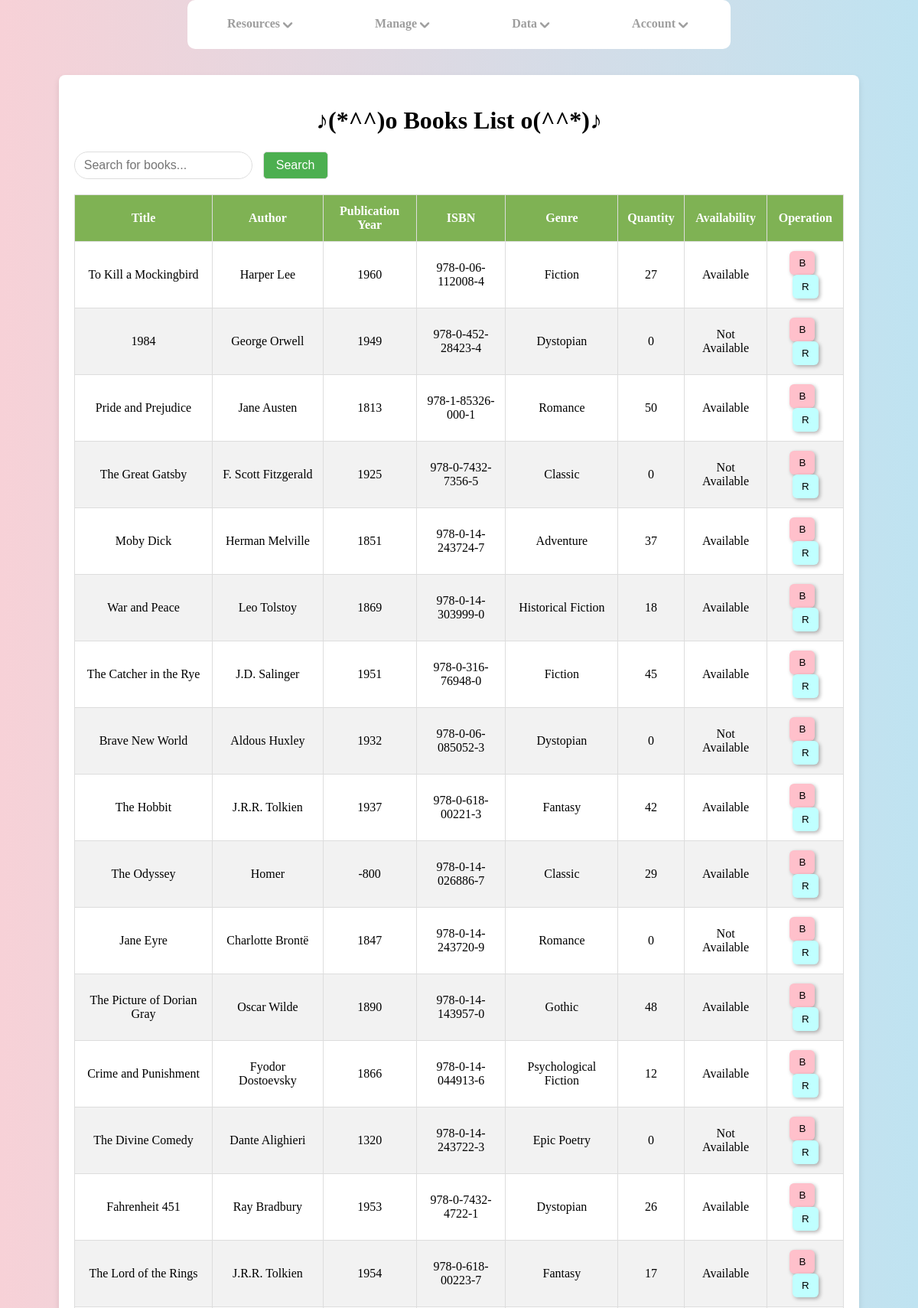
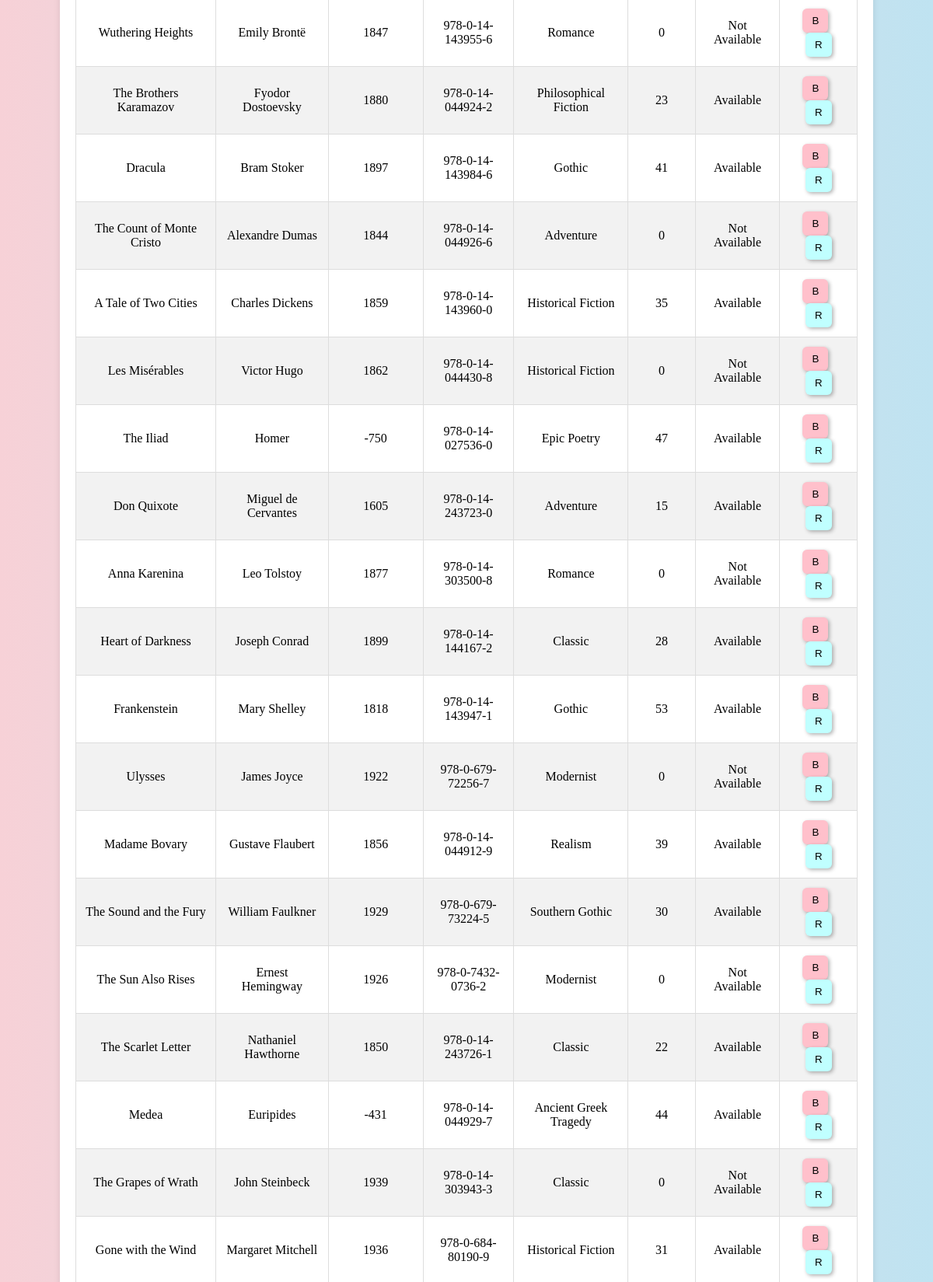
/books (upper part), run on the app's committed database (2 pictures, top to bottom).
### tables this page shows
CREATE TABLE book_inventory (
                    item_id INTEGER PRIMARY KEY AUTOINCREMENT,
                    item_id_fk INTEGER,
                    quantity INTEGER,
                    availability TEXT CHECK(availability IN ('Available', 'Not Available')),
                    FOREIGN KEY(item_id_fk) REFERENCES books(book_id)
                );

CREATE TABLE books (
                    book_id INTEGER PRIMARY KEY AUTOINCREMENT,
                    title TEXT NOT NULL,
                    author TEXT NOT NULL,
                    publication_year INTEGER,
                    isbn TEXT UNIQUE,
                    genre TEXT
                );

### app.py (the view)
@app.route('/books')
def books():  # put application's code here
    username = session.get('username')
    conn = get_db()
    cursor = conn.cursor()
    cursor.execute("""
        SELECT books.book_id, books.title, books.author, books.publication_year, books.isbn, books.genre,
               book_inventory.quantity, book_inventory.availability
        FROM books
        LEFT JOIN book_inventory ON books.book_id = book_inventory.item_id_fk
    """)
    books = cursor.fetchall()  # 获取用户数据
    cursor.execute("SELECT role FROM users WHERE username = ?", (username,))
    user = cursor.fetchone()
    role = user['role'] if user else None
    borrowed_date = datetime.now().date()
    due_date = borrowed_date + timedelta(days=14)
    return_date = datetime.now().date()
    conn.close()
    return render_template("books.html", books=books, role=role, username=username,
                           borrowed_date=borrowed_date, due_date=due_date, return_date=return_date)

### app.py (called while the page is built)
def get_db():
    conn = sqlite3.connect(DATABASE, check_same_thread=False)
    conn.row_factory = sqlite3.Row  # 允许通过列名访问数据
    return conn

### templates/books.html (shortened to what this page needs)
<!DOCTYPE html>
<html lang="en">
<head>
    <link rel="stylesheet" href="../static/css/libr_frontpage.css">
</head>
<body>
        <div class="nav">
        <div class="nav-wrapper">
            <div class="nav-item">
                <a href="#" class="alink">
                    <span>Resources</span>
                    <img src="../static/img/drop.png" alt="">
                </a>
            </div>
            <div class="nav-item">
                <a href="#" class="alink">
                    <span>Manage</span>
                    <img src="../static/img/drop.png" alt="">
                </a>
            </div>
            <div class="nav-item">
                <a href="#" class="alink">
                    <span>Data</span>
                    <img src="../static/img/drop.png" alt="">
                </a>
            </div>
            <div class="nav-item">
                <a href="#" class="alink">
                    <span>Account</span>
                    <img src="../static/img/drop.png" alt="">
                </a>
            </div>
        </div>
    </div>
    <div class="table-container">
        <h1 style="text-align: center;">♪(*^^)o Books List o(^^*)♪</h1>
        <form method="POST" action="/book_search">
            <input type="text" name="search" id="searchInput" placeholder="Search for books..." />
            <button type="submit" class="search_button">Search</button>
        </form>
        <table>
            <thead>
                <tr>
                    <th>Title</th>
                    <th>Author</th>
                    <th>Publication Year</th>
                    <th>ISBN</th>
                    <th>Genre</th>
                    <th>Quantity</th>
                    <th>Availability</th>
                    <th>Operation</th>
                </tr>
            </thead>
            <tbody id="booksTable">
                {% for book in books %}
                <tr>
                    <td>{{ book['title'] }}</td>
                    <td>{{ book['author'] }}</td>
                    <td>{{ book['publication_year'] }}</td>
                    <td>{{ book['isbn'] }}</td>
                    <td>{{ book['genre'] }}</td>
                    <td>{{ book['quantity'] }}</td>
                    <td>{{ book['availability'] }}</td>
                    <td>
                        <button onclick="borrowBook({{ book['book_id'] }}, '{{ book['title'] }}', '{{ username }}')" class="borrow-button" style="margin-right: 8px;">B</button>
                        <button onclick="returnBook({{ book['book_id'] }}, '{{ book['title'] }}', '{{ username }}')" class="return-button">R</button>
                    </td>
                </tr>
                {% endfor %}
            </tbody>
        </table>
    </div>
</body>
</html>

### static/css/libr_frontpage.css (style rules this page uses)
body { background: linear-gradient(to right, rgb(247, 209, 215), rgb(191, 227, 241)); overflow-x: hidden; display: flex; justify-content: center; }
.nav { position: absolute; left: 50%; top: 0%; transform: translate(-50%); z-index: 100; }
.nav .nav-wrapper { box-sizing: border-box; border-radius: 10px; background-color: #fff; display: flex; justify-content: flex-start; }
.nav .nav-wrapper .nav-item { color: #9e9e9e; padding: 10px 30px; cursor: pointer; font-weight: 800; position: relative; display: inline-block; }
.nav .nav-wrapper .nav-item .alink { border: 2px solid transparent; color: #9e9e9e; text-decoration: none; display: flex; flex-wrap: nowrap; padding: 10px 20px; }
.nav .nav-wrapper .nav-item .alink img { width: 20px; height: 20px; vertical-align: middle; }
.table-container { width: 85%; max-width: 1100px; padding: 20px; background-color: white; border-radius: 8px; box-shadow: 0 4px 8px rgba(0, 0, 0, 0.1); margin-top: 90px; overflow-x: auto; }
table { width: 100%; border-collapse: collapse; margin: 20px 0; }
table th, table td { padding: 12px; text-align: center; border: 1px solid #ddd; }
table th { background-color: #7fb254; color: white; }
table tr:nth-child(even) { background-color: #f2f2f2; }
#searchInput { padding: 8px 12px; font-size: 16px; border-radius: 25px; border: 1px solid #ddd; margin-right: 10px; }
.search_button { padding: 8px 16px; font-size: 16px; border-radius: 5px; border: 1px solid #ddd; background-color: #4CAF50; color: white; cursor: pointer; }

### templates/books.html (style rules this page uses)
.borrow-button, .return-button { color: black; border: none; padding: 8px 12px; cursor: pointer; box-shadow: 2px 2px 5px rgba(0, 0, 0, 0.3); transition: box-shadow 0.2s ease, transform 0.2s ease; border-radius: 6px; }
.borrow-button { background-color: pink; }
.return-button { background-color: #c0ffff; }

### data on the page
book_inventory: title "To Kill a Mockingbird", author "Harper Lee", publication_year "1960", isbn "978-0-06-112008-4", genre "Fiction", quantity "27", availability "Available"
book_inventory: title "1984", author "George Orwell", publication_year "1949", isbn "978-0-452-28423-4", genre "Dystopian", quantity "0", availability "Not Available"
book_inventory: title "Pride and Prejudice", author "Jane Austen", publication_year "1813", isbn "978-1-85326-000-1", genre "Romance", quantity "50", availability "Available"
book_inventory: title "The Great Gatsby", author "F. Scott Fitzgerald", publication_year "1925", isbn "978-0-7432-7356-5", genre "Classic", quantity "0", availability "Not Available"
book_inventory: title "Moby Dick", author "Herman Melville", publication_year "1851", isbn "978-0-14-243724-7", genre "Adventure", quantity "37", availability "Available"
book_inventory: title "War and Peace", author "Leo Tolstoy", publication_year "1869", isbn "978-0-14-303999-0", genre "Historical Fiction", quantity "18", availability "Available"
book_inventory: title "The Catcher in the Rye", author "J.D. Salinger", publication_year "1951", isbn "978-0-316-76948-0", genre "Fiction", quantity "45", availability "Available"
book_inventory: title "Brave New World", author "Aldous Huxley", publication_year "1932", isbn "978-0-06-085052-3", genre "Dystopian", quantity "0", availability "Not Available"
book_inventory: title "The Hobbit", author "J.R.R. Tolkien", publication_year "1937", isbn "978-0-618-00221-3", genre "Fantasy", quantity "42", availability "Available"
book_inventory: title "The Odyssey", author "Homer", publication_year "-800", isbn "978-0-14-026886-7", genre "Classic", quantity "29", availability "Available"
book_inventory: title "Jane Eyre", author "Charlotte Brontë", publication_year "1847", isbn "978-0-14-243720-9", genre "Romance", quantity "0", availability "Not Available"
book_inventory: title "The Picture of Dorian Gray", author "Oscar Wilde", publication_year "1890", isbn "978-0-14-143957-0", genre "Gothic", quantity "48", availability "Available"
book_inventory: title "Crime and Punishment", author "Fyodor Dostoevsky", publication_year "1866", isbn "978-0-14-044913-6", genre "Psychological Fiction", quantity "12", availability "Available"
book_inventory: title "The Divine Comedy", author "Dante Alighieri", publication_year "1320", isbn "978-0-14-243722-3", genre "Epic Poetry", quantity "0", availability "Not Available"
book_inventory: title "Fahrenheit 451", author "Ray Bradbury", publication_year "1953", isbn "978-0-7432-4722-1", genre "Dystopian", quantity "26", availability "Available"
book_inventory: title "The Lord of the Rings", author "J.R.R. Tolkien", publication_year "1954", isbn "978-0-618-00223-7", genre "Fantasy", quantity "17", availability "Available"
book_inventory: title "Wuthering Heights", author "Emily Brontë", publication_year "1847", isbn "978-0-14-143955-6", genre "Romance", quantity "0", availability "Not Available"
book_inventory: title "The Brothers Karamazov", author "Fyodor Dostoevsky", publication_year "1880", isbn "978-0-14-044924-2", genre "Philosophical Fiction", quantity "23", availability "Available"
book_inventory: title "Dracula", author "Bram Stoker", publication_year "1897", isbn "978-0-14-143984-6", genre "Gothic", quantity "41", availability "Available"
book_inventory: title "The Count of Monte Cristo", author "Alexandre Dumas", publication_year "1844", isbn "978-0-14-044926-6", genre "Adventure", quantity "0", availability "Not Available"
book_inventory: title "A Tale of Two Cities", author "Charles Dickens", publication_year "1859", isbn "978-0-14-143960-0", genre "Historical Fiction", quantity "35", availability "Available"
book_inventory: title "Les Misérables", author "Victor Hugo", publication_year "1862", isbn "978-0-14-044430-8", genre "Historical Fiction", quantity "0", availability "Not Available"
book_inventory: title "The Iliad", author "Homer", publication_year "-750", isbn "978-0-14-027536-0", genre "Epic Poetry", quantity "47", availability "Available"
book_inventory: title "Don Quixote", author "Miguel de Cervantes", publication_year "1605", isbn "978-0-14-243723-0", genre "Adventure", quantity "15", availability "Available"
book_inventory: title "Anna Karenina", author "Leo Tolstoy", publication_year "1877", isbn "978-0-14-303500-8", genre "Romance", quantity "0", availability "Not Available"
book_inventory: title "Heart of Darkness", author "Joseph Conrad", publication_year "1899", isbn "978-0-14-144167-2", genre "Classic", quantity "28", availability "Available"
book_inventory: title "Frankenstein", author "Mary Shelley", publication_year "1818", isbn "978-0-14-143947-1", genre "Gothic", quantity "53", availability "Available"
book_inventory: title "Ulysses", author "James Joyce", publication_year "1922", isbn "978-0-679-72256-7", genre "Modernist", quantity "0", availability "Not Available"
book_inventory: title "Madame Bovary", author "Gustave Flaubert", publication_year "1856", isbn "978-0-14-044912-9", genre "Realism", quantity "39", availability "Available"
book_inventory: title "The Sound and the Fury", author "William Faulkner", publication_year "1929", isbn "978-0-679-73224-5", genre "Southern Gothic", quantity "30", availability "Available"
book_inventory: title "The Sun Also Rises", author "Ernest Hemingway", publication_year "1926", isbn "978-0-7432-0736-2", genre "Modernist", quantity "0", availability "Not Available"
book_inventory: title "The Scarlet Letter", author "Nathaniel Hawthorne", publication_year "1850", isbn "978-0-14-243726-1", genre "Classic", quantity "22", availability "Available"
book_inventory: title "Medea", author "Euripides", publication_year "-431", isbn "978-0-14-044929-7", genre "Ancient Greek Tragedy", quantity "44", availability "Available"
book_inventory: title "The Grapes of Wrath", author "John Steinbeck", publication_year "1939", isbn "978-0-14-303943-3", genre "Classic", quantity "0", availability "Not Available"
book_inventory: title "Gone with the Wind", author "Margaret Mitchell", publication_year "1936", isbn "978-0-684-80190-9", genre "Historical Fiction", quantity "31", availability "Available"
